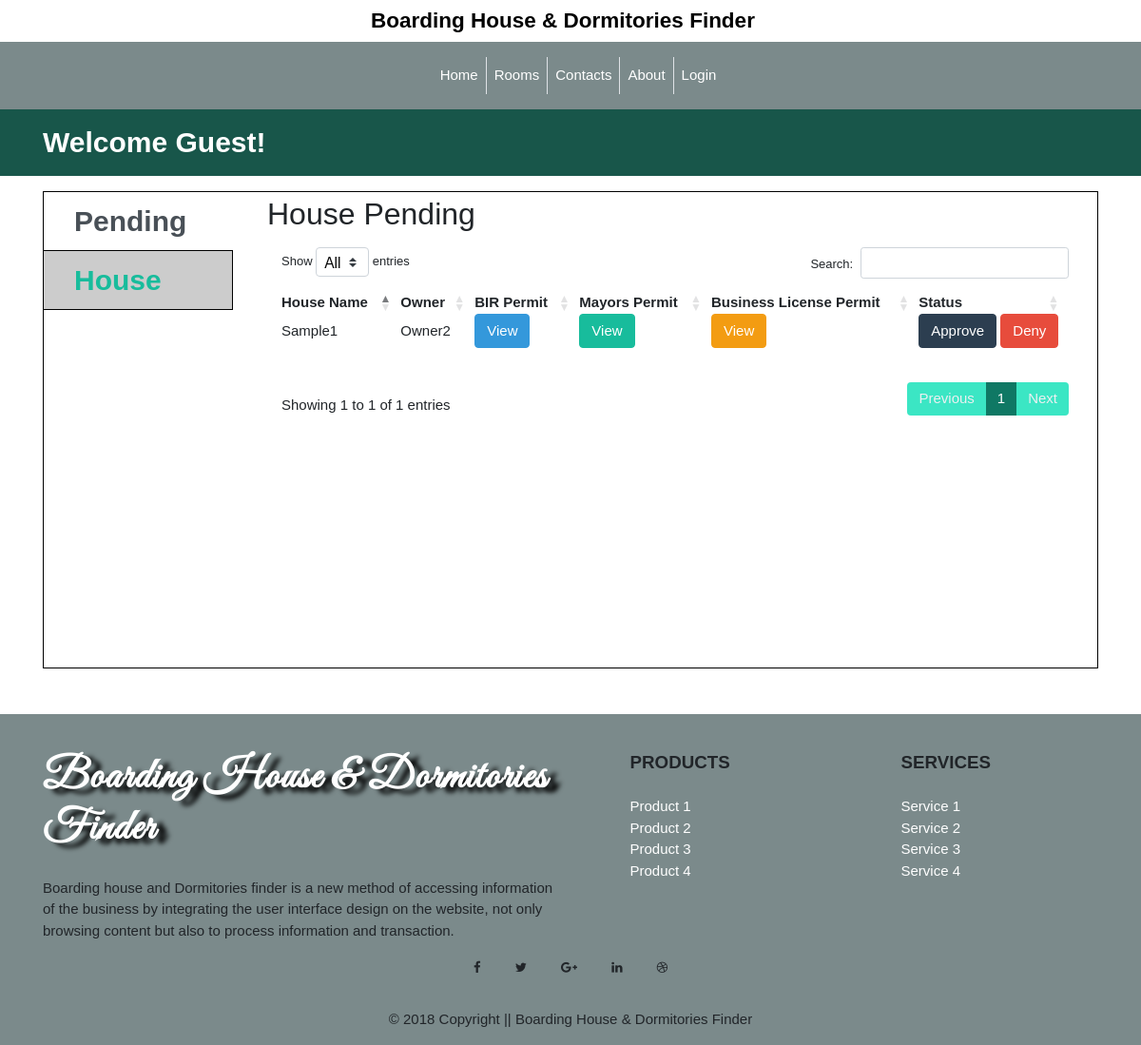
/house.php, run on an earlier commit of the app's database.
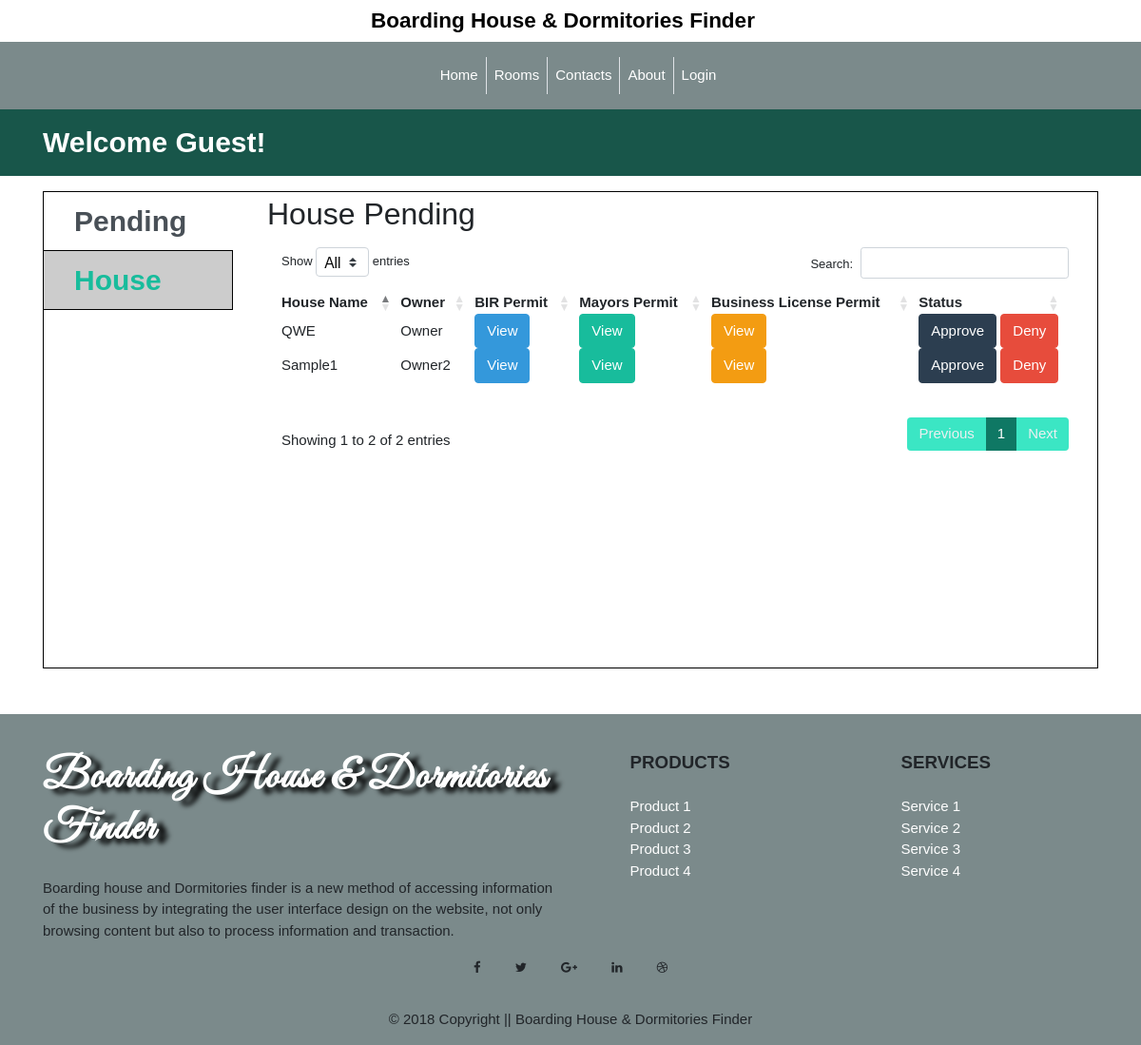
And on a later commit of the database.
### tables this page shows
CREATE TABLE `houses` (
  `house_id` int(11) NOT NULL,
  `user_id` int(11) NOT NULL,
  `house_category_id` int(11) NOT NULL,
  `house_name` varchar(255) NOT NULL,
  `house_address` varchar(255) NOT NULL,
  `house_postcode` int(11) NOT NULL,
  `house_phone_number` text NOT NULL,
  `house_number_room` text NOT NULL,
  `house_picture` text NOT NULL,
  `house_mp` text NOT NULL,
  `house_birp` text NOT NULL,
  `house_blpp` text NOT NULL,
  `house_description` text NOT NULL,
  `house_status` int(11) NOT NULL
);

CREATE TABLE `users` (
  `id` int(11) NOT NULL,
  `role_id` int(11) NOT NULL,
  `status_id` int(11) NOT NULL,
  `user_fname` varchar(255) NOT NULL,
  `user_lname` varchar(255) DEFAULT NULL,
  `user_mname` varchar(10) NOT NULL,
  `user_address` varchar(255) NOT NULL,
  `user_gender` enum('m','f') NOT NULL,
  `user_birthdate` varchar(255) NOT NULL,
  `user_picture` varchar(255) NOT NULL,
  `user_email` varchar(255) NOT NULL,
  `username` varchar(255) NOT NULL,
  `password` varchar(255) NOT NULL,
  `create_date` datetime NOT NULL,
  `update_date` datetime NOT NULL
);

### house.php (the view, shortened to what this page needs)
<?php
	function display_content(){
		require 'condb.php';
		?>
		<div class="container mt-3 mb-5">
			  <ul class="nav nav-tabs" role="tablist">
			  <li class="nav-item">
			    <a class="nav-link active" data-toggle="tab" href="#pending" role="tab" aria-controls="pending">Pending</a>
			  </li>
			  <li class="nav-item">
			    <a class="nav-link" data-toggle="tab" href="#profile" role="tab" aria-controls="profile">House</a>
			  </li>
			</ul>
			<div class="tab-content">
			  <div class="tab-pane active" id="pending" role="tabpanel">
			  	<div class="container">
			  		<div class="row">
			  			<h3 class="mt-1">House Pending</h3>
			  			<div class="col-sm-12 mt-2">
			  				<table class="house-pending-list" id="house-pending-list" class="table table-hover">
			  					<thead>
			  						<tr>
			  							<th>House Name</th>
			  							<th>Owner</th>
			  							<th>BIR Permit</th>
			  							<th>Mayors Permit</th>
			  							<th>Business License Permit</th>
			  							<th>Status</th>
			  						</tr>
			  					</thead>
			  					<tbody>
			  							<?php
			  								$sql = "SELECT * FROM houses WHERE house_status = '3'";
			  								$results = mysqli_query($conn, $sql);
			  								while ($row = mysqli_fetch_assoc($results)) {
			  									extract($row)
			  								?>
			  							<tr>
			  							<td><?php echo"$house_name" ?></td>
			  							<td><?php
			  								$sql1 = "SELECT * FROM users WHERE id = '$user_id'";
			  								$user = mysqli_query($conn, $sql1);
			  								$row1 = mysqli_fetch_assoc($user);
			  								extract($row1);
			  								echo "$user_fname";?></td>
			  							<td><button type="button" class="btn btn-info view-bir" data-id=<?php echo $house_id?> data-toggle="modal" data-target="#view-bir-picture">View</button></td>
			  							<td><button type="button" class="btn btn-success view-mayors-permit" data-id="<?php echo $house_id ?>" data-toggle="modal" data-target="#view-mayors-permit-picture">View</button></td>
			  							<td><button type="button" class="btn btn-warning view-business-plate" data-id="<?php echo $house_id ?>" data-toggle="modal" data-target="#view-business-plate">View</button></td>
			  							<td>
			  								<button type="button" class="btn btn-primary approve_modal" data-id=<?php echo $house_id?> data-toggle="modal" data-target="#approve">Approve</button>
			  							<button type="button" class="btn btn-danger" data-toggle="modal" data-target="#deny">Deny</button>
			  							</td>
			  							</tr>
			  							<?php
			  								}
			  							?>
			  					</tbody>
			  				</table>
			  			</div>
			  		</div>
			  	</div>
			  </div>
			</div>
		</div>
		<?php
	}
	require "template.php";
?>

### template.php (shortened to what this page needs)
<!DOCTYPE html>
<html>
<head>
	<?php require "partials/head.php" ?>
</head>
<body>
	<?php
		require "partials/nav.php";
		display_content();
		require "partials/footer.php";
	?>
</body>
</html>

### partials/head.php (shortened to what this page needs)
<link rel="stylesheet" href="https://maxcdn.bootstrapcdn.com/font-awesome/4.7.0/css/font-awesome.min.css">
<link href="https://cdnjs.cloudflare.com/ajax/libs/twitter-bootstrap/4.0.0/css/bootstrap.min.css" rel="stylesheet">
<link rel="stylesheet" type="text/css" href="https://cdn.datatables.net/1.10.19/css/dataTables.bootstrap4.min.css">
<link href="https://bootswatch.com/4/flatly/bootstrap.min.css" rel="stylesheet">
<link rel="stylesheet" type="text/css" href="assets/css/style.css">

### partials/nav.php (shortened to what this page needs)
    <div class="d-flex justify-content-center">
      <a class="navbar-brand title d-none d-lg-block" href="index.php">Boarding House & Dormitories Finder</a>
    </div>
<nav class="navbar navbar-expand-lg navbar-dark bg-dark d-flex justify-content-center">
	<div class="d-flex justify-content-center">
  <div class="collapse navbar-collapse" id="navbarColor01">
    <ul class="navbar-nav pl-3">
      <?php
        if (isset($_SESSION['username']) && $_SESSION['user_level'] == 1 && $_SESSION['user_status'] == 1) {
      ?>
        <li class="nav-item">
          <a class="nav-link" href="dashboard.php">Home <span class="sr-only">(current)</span></a>
        </li>
        <li class="nav-item">
          <a class="nav-link border-left d-none d-sm-none d-md-none d-lg-block" href="pending_bhod.php">Pending</a>
          <a class="nav-link d-lg-none" href="user_list.php">User List</a>
        </li>
        <li class="nav-item">
          <a class="nav-link border-left d-none d-sm-none d-md-none d-lg-block" href="house.php">House</a>
          <a class="nav-link d-lg-none" href="house.php">House</a>
        </li>
        <li class="nav-item">
          <a class="nav-link border-left d-none d-sm-none d-md-none d-lg-block" href="user_list.php">User List</a>
          <a class="nav-link d-lg-none" href="user_list.php">User List</a>
        </li>
        <li class="nav-item">
          <a class="nav-link border-left d-none d-sm-none d-md-none d-lg-block" href="add_admin.php">Add Admin</a>
          <a class="nav-link d-lg-none" href="add_admin.php">Add Addmin</a>
        </li>
        <li class="nav-item">
          <a class="nav-link border-left d-none d-sm-none d-md-none d-lg-block" href="about.php">About</a>
          <a class="nav-link d-lg-none" href="about.php">About</a>
        </li>
        <?php
      }else{
      ?>
      <li class="nav-item">
        <a class="nav-link" href="home.php">Home <span class="sr-only">(current)</span></a>
      </li>
      <li class="nav-item">
        <a class="nav-link border-left d-none d-sm-none d-md-none d-lg-block" href="room.php">Rooms</a>
      </li>
      <li class="nav-item">
        <a class="nav-link border-left d-none d-sm-none d-md-none d-lg-block" href="contacts.php">Contacts</a>
      </li>
      <li class="nav-item">
        <a class="nav-link border-left d-none d-sm-none d-md-none d-lg-block" href="about.php">About</a>
      </li>
      <?php
      }
      if (isset($_SESSION['username'])) {
       ?>
       <li class="nav-item">
        <a class="nav-link border-left d-none d-sm-none d-md-none d-lg-block" href="logout.php">Logout</a>
        <a class="nav-link d-lg-none" href="logout.php">Logout</a>
       </li>
       <?php
      }else{
      ?>
      <li class="nav-item">
        <a class="nav-link border-left d-none d-sm-none d-md-none d-lg-block" href="login.php">Login</a>
      </li>
      <?php
        }
      ?>
    </ul>
  </div>
  </div>
</nav>
<section>
  <div class="welcome">
    <div class="container">
      Welcome <?php
        if (isset($_SESSION['fname'])) {
          echo $_SESSION['fname'];
        }else {
          echo "Guest!";
        }
        ?>
    </div>
  </div>
</section>

### partials/footer.php (shortened to what this page needs)
<footer class="page-footer font-small bg-dark pt-4">
    <div class="container text-center text-md-left">
        <div class="row">
            <div class="col-md-6">
                <h5 class="mb-4 mt-3 font-weight-bold footer-title">Boarding House & Dormitories Finder</h5>
                <p>Boarding house and Dormitories finder is a new method of accessing information of the business by integrating the user interface design on the website, not only browsing content but also to process information and transaction.</p>
            </div>
            <div class="col-md-2 mx-auto">
                <h5 class="text-uppercase mb-4 mt-3 font-weight-bold">Products</h5>
                <ul class="list-unstyled">
                    <li><a class="footer-a-tag" href="#!">Product 1</a></li>
                    <li><a class="footer-a-tag" href="#!">Product 2</a></li>
                    <li><a class="footer-a-tag" href="#!">Product 3</a></li>
                    <li><a class="footer-a-tag" href="#!">Product 4</a></li>
                </ul>
            </div>
            <div class="col-md-2 mx-auto">
                <h5 class="text-uppercase mb-4 mt-3 font-weight-bold">Services</h5>
                <ul class="list-unstyled">
                    <li><a class="footer-a-tag" href="#!">Service 1</a></li>
                    <li><a class="footer-a-tag" href="#!">Service 2</a></li>
                    <li><a class="footer-a-tag" href="#!">Service 3</a></li>
                    <li><a class="footer-a-tag" href="#!">Service 4</a></li>
                </ul>
            </div>
    </div>
    <div class="text-center">
        <ul class="list-unstyled list-inline">
            <li class="list-inline-item"><a class="btn-floating btn-sm btn-fb mx-1"><i class="fa fa-facebook"> </i></a></li>
            <li class="list-inline-item"><a class="btn-floating btn-sm btn-tw mx-1"><i class="fa fa-twitter"> </i></a></li>
            <li class="list-inline-item"><a class="btn-floating btn-sm btn-gplus mx-1"><i class="fa fa-google-plus"> </i></a></li>
            <li class="list-inline-item"><a class="btn-floating btn-sm btn-li mx-1"><i class="fa fa-linkedin"> </i></a></li>
            <li class="list-inline-item"><a class="btn-floating btn-sm btn-dribbble mx-1"><i class="fa fa-dribbble"> </i></a></li>
        </ul>
    </div>
    <div class="footer-copyright py-3 text-center">
        <div class="container-fluid">
            © 2018 Copyright || Boarding House & Dormitories Finder
        </div>
    </div>
</footer>

### assets/css/style.css (style rules this page uses)
* { margin: 0; padding: 0; box-sizing: border-box; }
html,body { font-family: 'Moserrat', sans-serif; }
.title { font-weight: bold; font-size: 1.5em; color: #000; }
.welcome { background: #18564a; width: 100%; height: 70px; line-height: 70px; color: #fff; font-weight: bold; font-size: 2em; }
a.footer-a-tag { color: #fff; }
.footer-title { color: #fff; font-family: 'Great Vibes', cursive; font-size: 3em; text-shadow: 10px 5px 5px #000; letter-spacing: 1.5px; }
.house-pending-list { width: 100%; }
.nav.nav-tabs { float: left; display: block; margin-right: 20px; border-bottom:0; border-right: 1px solid #ddd; padding-right: 15px; font-size: 2em; font-weight: bold; }
.nav-tabs .nav-link { border: 1px solid transparent; border-top-left-radius: .25rem; border-top-right-radius: .25rem; background: #ccc; }
.nav-tabs .nav-link.active { color: #495057; border-right: transparent !important; border-top: 1px solid #000; border-bottom: 1px solid #000; border-left: 1px solid #000; }
.nav-tabs .nav-link { border: 1px solid #000; border-top-left-radius: 0rem!important; border-top-right-radius: 0rem!important; }
.tab-content>.active { display: block; min-height: 500px; }
.nav.nav-tabs { float: left; display: block; margin-right: 20px; border-bottom: 0; border-right: 1px solid transparent; padding-right: 15px; }
.nav-tabs .nav-item { width: 200px; }
.tab-content { border: 1px solid #000; }

What changed in the data, as far as the page shows it:
added houses: house_name "QWE", user.user_fname "Owner"
Also different on the page:
text written by a page script: "Show entries Search: Showing 1 to 1 of 1 entries Previous 1 Next" → "Show entries Search: Showing 1 to 2 of 2 entries Previous 1 Next"
